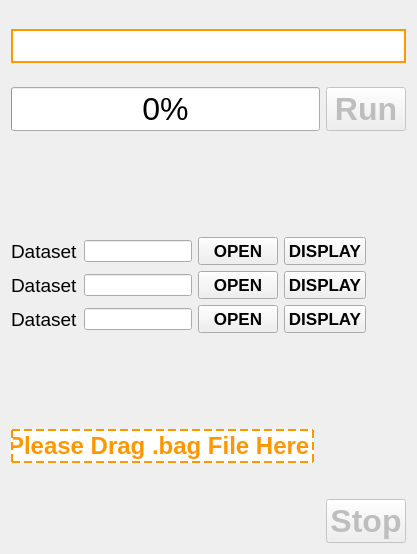
   <widget class="QWidget" name="page">
    <property name="font">
     <font>
      <family>Arial</family>
      <pointsize>16</pointsize>
     </font>
    </property>
    <property name="styleSheet">
     <string notr="true">/* 下拉后，整个下拉窗体样式 */
QComboBox QAbstractItemView {
    outline: 0px solid gray;   /* 选定项的虚框 */
    /*border: 1px solid yellow;    整个下拉窗体的边框 */
    /*color: green;*/
    selection-background-color: #ff9800;   /* 整个下拉窗体被选中项的背景色 */
}


/* 下拉后，整个下拉窗体越过每项的样式 */
QComboBox QAbstractItemView::item:hover {
    color: #FFFFFF;
    background-color: #ff9800;   /* 整个下拉窗体越过每项的背景色 */
}

/* 下拉后，整个下拉窗体被选择的每项的样式 */
QComboBox QAbstractItemView::item:selected {
    color: #FFFFFF;
    background-color: lightgreen;
}
</string>
    </property>
    <layout class="QGridLayout" name="gridLayout">
     <item row="0" column="0" colspan="3">
      <layout class="QVBoxLayout" name="verticalLayout_3">
       <item>
        <layout class="QVBoxLayout" name="verticalLayout_2">
         <item>
          <spacer name="verticalSpacer_3">
           <property name="orientation">
            <enum>Qt::Vertical</enum>
           </property>
           <property name="sizeHint" stdset="0">
            <size>
             <width>20</width>
             <height>18</height>
            </size>
           </property>
          </spacer>
         </item>
         <item>
          <widget class="QLineEdit" name="dataInput">
           <property name="font">
            <font>
             <family>Arial</family>
             <pointsize>18</pointsize>
             <weight>75</weight>
             <bold>true</bold>
            </font>
           </property>
           <property name="focusPolicy">
            <enum>Qt::NoFocus</enum>
           </property>
           <property name="styleSheet">
            <string notr="true">QLineEdit{color:#ff9800;}
QLineEdit{border: 2px #ff9800;border-style:solid}</string>
           </property>
           <property name="text">
            <string/>
           </property>
           <property name="alignment">
            <set>Qt::AlignCenter</set>
           </property>
           <property name="dragEnabled">
            <bool>false</bool>
           </property>
          </widget>
         </item>
         <item>
          <spacer name="verticalSpacer">
           <property name="orientation">
            <enum>Qt::Vertical</enum>
           </property>
           <property name="sizeHint" stdset="0">
            <size>
             <width>20</width>
             <height>18</height>
            </size>
           </property>
          </spacer>
         </item>
         <item>
          <layout class="QHBoxLayout" name="horizontalLayout_4">
           <item>
            <widget class="QProgressBar" name="progressBar">
             <property name="font">
              <font>
               <family>Arial</family>
               <pointsize>24</pointsize>
              </font>
             </property>
             <property name="styleSheet">
              <string notr="true">QProgressBar {
border: 2px solid #e17903;

background: QLinearGradient( x1: 0, y1: 0, x2: 1, y2: 0,stop: 0 #f7efe6,stop: 0.3 #f7efe6,stop: 0.6 #f7efe6,stop: 1 #f7efe6);
}

QProgressBar::chunk {
background: QLinearGradient( x1: 0, y1: 0, x2: 1, y2: 0,stop: 0 #f7cd94,stop: 0.3 #f7bb6a,stop: 0.6 #fcad44,stop: 1 #fa9c20  );

border: 0.5px solid #e17903;
}

border-bottom-right-radius: 7px;
border-bottom-left-radius: 7px;

</string>
             </property>
             <property name="value">
              <number>0</number>
             </property>
             <property name="alignment">
              <set>Qt::AlignCenter</set>
             </property>
             <property name="textVisible">
              <bool>true</bool>
             </property>
             <property name="invertedAppearance">
              <bool>false</bool>
             </property>
            </widget>
           </item>
           <item>
            <widget class="QPushButton" name="btnProgress">
             <property name="enabled">
              <bool>false</bool>
             </property>
             <property name="font">
              <font>
               <family>Arial</family>
               <pointsize>24</pointsize>
               <weight>75</weight>
               <bold>true</bold>
              </font>
             </property>
             <property name="styleSheet">
              <string notr="true">QPushButton#btnProgress::pressed{background-color:#858586} </string>
             </property>
             <property name="text">
              <string>Run</string>
             </property>
            </widget>
           </item>
          </layout>
         </item>
         <item>
          <spacer name="verticalSpacer_2">
           <property name="orientation">
            <enum>Qt::Vertical</enum>
           </property>
           <property name="sizeHint" stdset="0">
            <size>
             <width>20</width>
             <height>100</height>
            </size>
           </property>
          </spacer>
         </item>
         <item>
          <layout class="QHBoxLayout" name="horizontalLayout_5">
           <item>
            <layout class="QVBoxLayout" name="verticalLayout">
             <item>
              <layout class="QHBoxLayout" name="horizontalLayout">
               <item>
                <widget class="QLabel" name="label">
                 <property name="font">
                  <font>
                   <family>Arial</family>
                   <pointsize>14</pointsize>
                  </font>
                 </property>
                 <property name="text">
                  <string>Dataset</string>
                 </property>
                </widget>
               </item>
               <item>
                <widget class="QLineEdit" name="dataline1">
                 <property name="font">
                  <font>
                   <family>Arial</family>
                  </font>
                 </property>
                 <property name="focusPolicy">
                  <enum>Qt::NoFocus</enum>
                 </property>
                </widget>
               </item>
               <item>
                <widget class="QPushButton" name="btnopen1">
                 <property name="font">
                  <font>
                   <family>Arial</family>
                   <pointsize>13</pointsize>
                   <weight>75</weight>
                   <bold>true</bold>
                  </font>
                 </property>
                 <property name="text">
                  <string>OPEN</string>
                 </property>
                </widget>
               </item>
               <item>
                <widget class="QPushButton" name="btndisplay1">
                 <property name="font">
                  <font>
                   <family>Arial</family>
                   <pointsize>13</pointsize>
                   <weight>75</weight>
                   <bold>true</bold>
                  </font>
                 </property>
                 <property name="text">
                  <string>DISPLAY</string>
                 </property>
                </widget>
               </item>
              </layout>
             </item>
             <item>
              <layout class="QHBoxLayout" name="horizontalLayout_3">
               <item>
                <widget class="QLabel" name="label_3">
                 <property name="font">
                  <font>
                   <family>Arial</family>
                   <pointsize>14</pointsize>
                  </font>
                 </property>
                 <property name="text">
                  <string>Dataset</string>
                 </property>
                </widget>
               </item>
               <item>
                <widget class="QLineEdit" name="dataline2">
                 <property name="font">
                  <font>
                   <family>Arial</family>
                  </font>
                 </property>
                 <property name="focusPolicy">
                  <enum>Qt::NoFocus</enum>
                 </property>
                </widget>
               </item>
               <item>
                <widget class="QPushButton" name="btnopen2">
                 <property name="font">
                  <font>
                   <family>Arial</family>
                   <pointsize>13</pointsize>
                   <weight>75</weight>
                   <bold>true</bold>
                  </font>
                 </property>
                 <property name="text">
                  <string>OPEN</string>
                 </property>
                </widget>
               </item>
               <item>
                <widget class="QPushButton" name="btndisplay2">
                 <property name="font">
                  <font>
                   <family>Arial</family>
                   <pointsize>13</pointsize>
                   <weight>75</weight>
                   <bold>true</bold>
                  </font>
                 </property>
                 <property name="text">
                  <string>DISPLAY</string>
                 </property>
                </widget>
               </item>
              </layout>
             </item>
             <item>
              <layout class="QHBoxLayout" name="horizontalLayout_2">
               <item>
                <widget class="QLabel" name="label_2">
                 <property name="font">
                  <font>
                   <family>Arial</family>
                   <pointsize>14</pointsize>
                  </font>
                 </property>
                 <property name="text">
                  <string>Dataset</string>
                 </property>
                </widget>
               </item>
               <item>
                <widget class="QLineEdit" name="dataline3">
                 <property name="font">
                  <font>
                   <family>Arial</family>
                  </font>
                 </property>
                 <property name="focusPolicy">
                  <enum>Qt::NoFocus</enum>
                 </property>
                </widget>
               </item>
               <item>
                <widget class="QPushButton" name="btnopen3">
                 <property name="font">
                  <font>
                   <family>Arial</family>
                   <pointsize>13</pointsize>
                   <weight>75</weight>
                   <bold>true</bold>
                  </font>
                 </property>
                 <property name="text">
                  <string>OPEN</string>
                 </property>
                </widget>
               </item>
               <item>
                <widget class="QPushButton" name="btndisplay3">
                 <property name="font">
                  <font>
                   <family>Arial</family>
                   <pointsize>13</pointsize>
                   <weight>75</weight>
                   <bold>true</bold>
                  </font>
                 </property>
                 <property name="text">
                  <string>DISPLAY</string>
                 </property>
                </widget>
               </item>
              </layout>
             </item>
            </layout>
           </item>
           <item>
            <spacer name="horizontalSpacer">
             <property name="orientation">
              <enum>Qt::Horizontal</enum>
             </property>
             <property name="sizeHint" stdset="0">
              <size>
               <width>40</width>
               <height>20</height>
              </size>
             </property>
            </spacer>
           </item>
          </layout>
         </item>
        </layout>
       </item>
       <item>
        <spacer name="verticalSpacer_4">
         <property name="orientation">
          <enum>Qt::Vertical</enum>
         </property>
         <property name="sizeHint" stdset="0">
          <size>
           <width>20</width>
           <height>17</height>
          </size>
         </property>
        </spacer>
       </item>
      </layout>
     </item>
     <item row="1" column="2">
      <widget class="QLabel" name="stage">
       <property name="font">
        <font>
         <family>Arial</family>
         <pointsize>24</pointsize>
        </font>
       </property>
       <property name="text">
        <string/>
       </property>
      </widget>
     </item>
     <item row="3" column="2">
      <widget class="QLabel" name="bkgd1">
       <property name="text">
        <string/>
       </property>
      </widget>
     </item>
     <item row="1" column="0">
      <widget class="QLabel" name="btmImg">
       <property name="minimumSize">
        <size>
         <width>0</width>
         <height>0</height>
        </size>
       </property>
       <property name="text">
        <string/>
       </property>
      </widget>
     </item>
     <item row="2" column="2">
      <widget class="QLabel" name="bkgd2">
       <property name="text">
        <string/>
       </property>
      </widget>
     </item>
     <item row="3" column="0">
      <widget class="QLineEdit" name="dataInput1">
       <property name="font">
        <font>
         <family>Arial</family>
         <pointsize>18</pointsize>
         <weight>75</weight>
         <bold>true</bold>
        </font>
       </property>
       <property name="focusPolicy">
        <enum>Qt::NoFocus</enum>
       </property>
       <property name="styleSheet">
        <string notr="true">QLineEdit{color:#ff9800;}
QLineEdit{border: 2px #ff9800;border-style:dashed}</string>
       </property>
       <property name="text">
        <string>Please Drag .bag File Here</string>
       </property>
       <property name="alignment">
        <set>Qt::AlignCenter</set>
       </property>
       <property name="dragEnabled">
        <bool>false</bool>
       </property>
      </widget>
     </item>
     <item row="4" column="2">
      <widget class="QLabel" name="dashLine">
       <property name="text">
        <string/>
       </property>
      </widget>
     </item>
     <item row="5" column="2">
      <widget class="QPushButton" name="btnStopProgress">
       <property name="enabled">
        <bool>false</bool>
       </property>
       <property name="font">
        <font>
         <family>Arial</family>
         <pointsize>24</pointsize>
         <weight>75</weight>
         <bold>true</bold>
        </font>
       </property>
       <property name="styleSheet">
        <string notr="true">QPushButton#btnStopProgress::pressed{background-color:#969292} </string>
       </property>
       <property name="text">
        <string>Stop</string>
       </property>
      </widget>
     </item>
    </layout>
    <zorder>bkgd1</zorder>
    <zorder>bkgd2</zorder>
    <zorder>stage</zorder>
    <zorder>btmImg</zorder>
    <zorder>dashLine</zorder>
    <zorder>dataInput1</zorder>
    <zorder>btnStopProgress</zorder>
   </widget>
